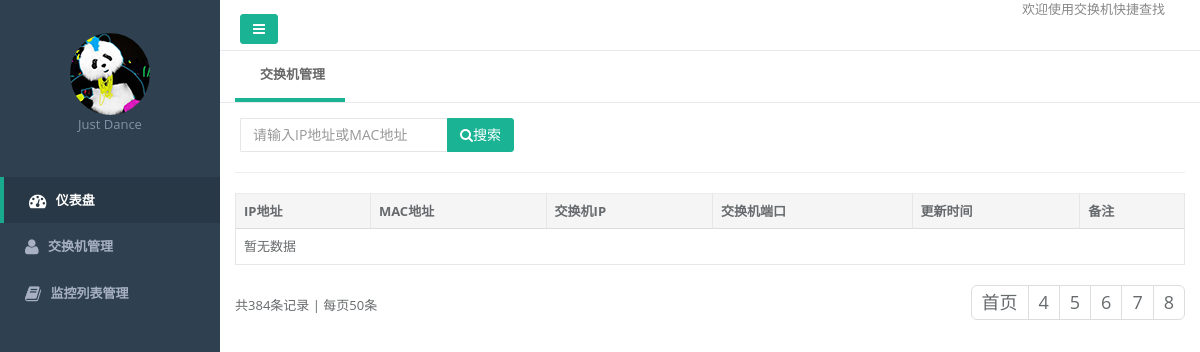
The app's page /?&p=9, older data.
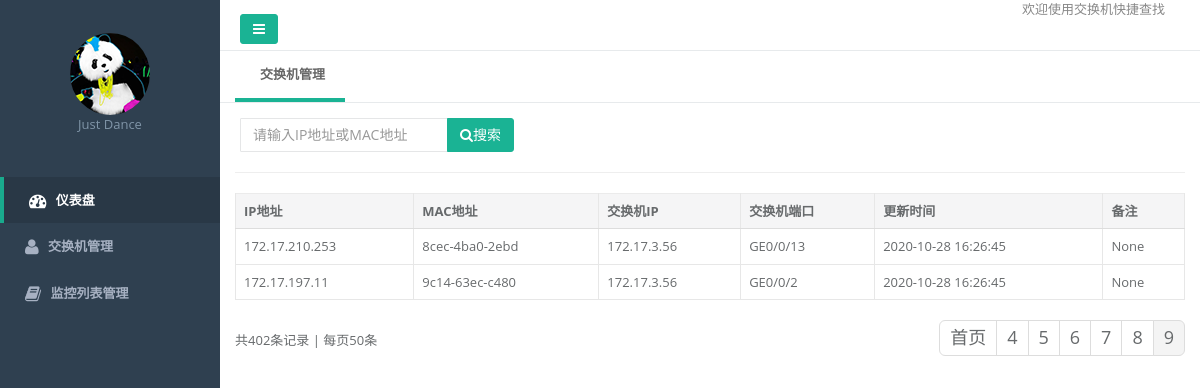
The same page, newer data.
### common/models/Mac.py (models this page shows)
class MAC(db.Model):
    __tablename__ = 'MAC'
    id = db.Column(db.Integer, primary_key=True)
    macadd = db.Column(db.Text)
    port = db.Column(db.Text)
    swip = db.Column(db.Integer)
    update_time = db.Column(db.Text)
    note = db.Column(db.Text)

### web/index/index.py (the view)
@route_index.route('/')
def index():
    req = request.values
    resp_data = {}
    page = int(req['p']) if ('p' in req and req['p']) else 1
    query = db.session.query(MAC, ARP).outerjoin(ARP, ARP.macadd == MAC.macadd)
    if 'mix_kw' in req:
        rule = or_(MAC.macadd.like("%{0}%".format(req['mix_kw'])), ARP.ipaddr.like("%{0}%".format(req['mix_kw'])))
        query = query.filter(rule)
    page_params = {
        'total': query.count(),
        'page_size': app.config['PAGE_SIZE'],
        'page': page,
        'display': app.config['PAGE_DISPLAY'],
        'url': request.full_path.replace("&p={}".format(page), "")
    }
    pages = iPagination(page_params)
    offset = (page - 1) * app.config['PAGE_SIZE']
    limit = app.config['PAGE_SIZE'] * page
    list = query.order_by(MAC.swip).all()[offset:limit]
    resp_data['info'] = list
    resp_data['pages'] = pages
    resp_data['search_con'] = req
    return ops_render('index/index.html', resp_data)

### common/Helper.py (called while the page is built)
def ops_render(template, context={}):
    return render_template(template, **context)

### common/UrlManager.py (called while the page is built)
    @staticmethod
    def buildUrl(path):
        return path

    @staticmethod
    def buildStaticUrl(path):
        ver = "%s" % (int(time.time()))
        path = "/static" + path + "?ver=" + ver
        return UrlManager.buildUrl(path)

### web/templates/index/index.html (shortened to what this page needs)
{% extends "common/layout_main.html" %}
{% block content %}
<div class="row  border-bottom">
    <div class="col-lg-12">
        <div class="tab_title">
            <ul class="nav nav-pills">
                <li class="current">
                    <a href="{{ buildUrl('/switch/') }}">交换机管理</a>
                </li>
            </ul>
        </div>
    </div>
</div>
<div class="row">
    <div class="col-lg-12">
        <form class="form-inline wrap_search">
            <div class="row  m-t p-w-m">
                <div class="form-group">
                    <div class="input-group">
                        <input type="text" name="mix_kw" placeholder="请输入IP地址或MAC地址" class="form-control" value="{{ search_con['mix_kw'] }}">
                        <span class="input-group-btn">
                            <button type="button" class="btn  btn-primary search">
                                <i class="fa fa-search"></i>搜索
                            </button>
                        </span>
                    </div>
                </div>
            </div>
            <hr>
        </form>
        <table class="table table-bordered m-t">
            <thead>
            <tr>
                <th>IP地址</th>
                <th>MAC地址</th>
                <th>交换机IP</th>
                <th>交换机端口</th>
                <th>更新时间</th>
                <th>备注</th>
            </tr>
            </thead>
            <tbody>
            {% if info %}
            {%  for item in info  %}
            <tr>
                 <td>{{ item.ARP.ipaddr}}</td>
                <td>{{ item.MAC.macadd }}</td>
                <td>{{ item.MAC.swip }}</td>
                <td>{{ item.MAC.port }}</td>
                <td>{{ item.MAC.update_time }}</td>
                <td>{{ item.MAC.note }}</td>
            </tr>
            {% endfor %}
            {% else %}
            <tr>
                <td colspan="6">暂无数据</td>
            </tr>
            {% endif %}
            </tbody>
        </table>
        {% include 'common/pagenation.html' %}
    </div>
</div>
{% endblock %}

Row changes from the older to the newer data that the page shows:
now on this page (row edited): MAC: ARP.ipaddr "172.17.210.253", MAC.macadd "8cec-4ba0-2ebd", MAC.swip "172.17.3.56", MAC.port "GE0/0/13", MAC.update_time "2020-10-28 16:26:45", MAC.note "None"
now on this page (row edited): MAC: ARP.ipaddr "172.17.197.11", MAC.macadd "9c14-63ec-c480", MAC.swip "172.17.3.56", MAC.port "GE0/0/2", MAC.update_time "2020-10-28 16:26:45", MAC.note "None"
Text that changed along with them:
{{ pages.total }}: "384" → "402"
new list line: "9"
text no longer shown: "暂无数据"
